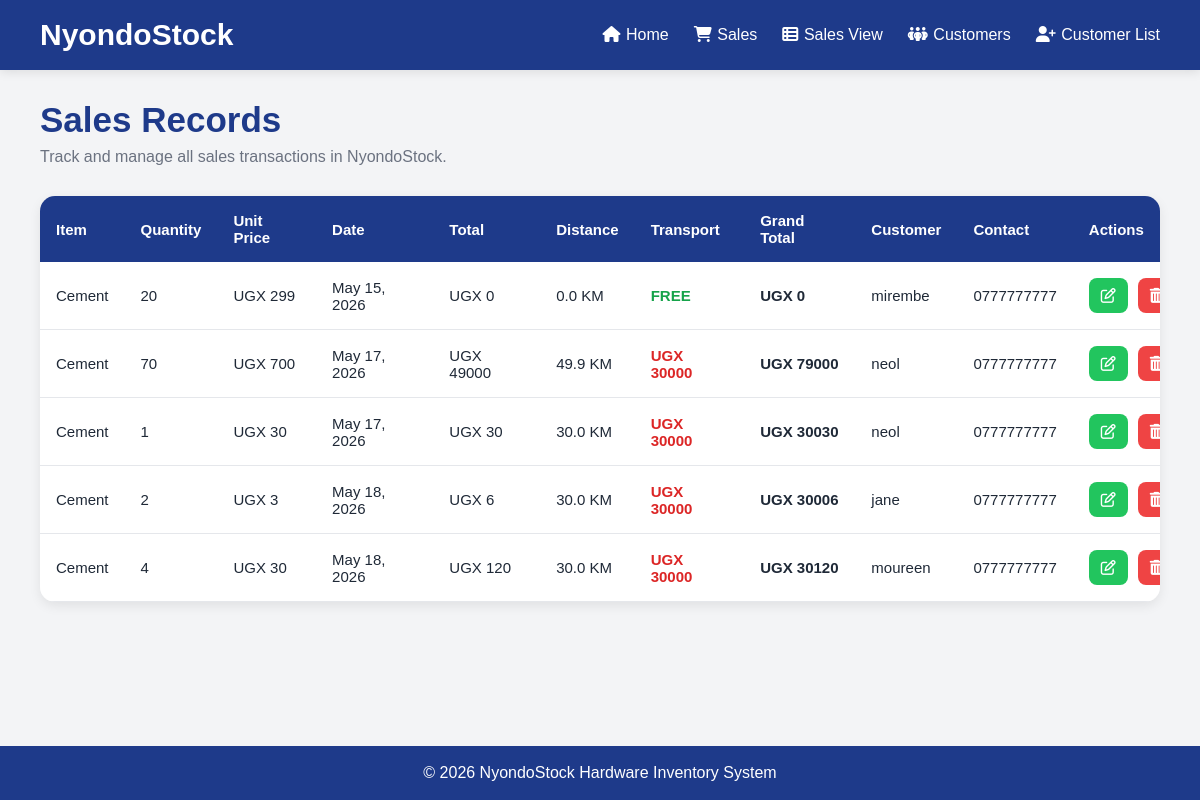
/save/, run on the app's committed database.
### mugeniapp/models.py (models this page shows, shortened)
class Sales(models.Model):
    name = models.ForeignKey(Stock, on_delete=models.CASCADE)
    quantity = models.PositiveIntegerField(default=0)
    unit_price = models.PositiveIntegerField()
    date = models.DateField()
    total_price = models.PositiveIntegerField(default=0)
    customer_name = models.CharField(max_length=100)
    customer_contact = models.CharField(max_length=100)
    distance = models.FloatField(default=0)
    transport_fee = models.PositiveIntegerField(default=0)
    grand_total = models.PositiveIntegerField(default=0)

class Stock(models.Model):
    name = models.CharField(max_length=100)
    category = models.CharField(max_length=100)
    quantity = models.PositiveIntegerField(default=0)
    cost_price = models.PositiveIntegerField(default=0)
    selling_price = models.PositiveIntegerField(default=0)
    date = models.DateField()
    specifications = models.CharField(max_length=100, null=True)
    def __str__(self):
     return self.name

### mugeniapp/views.py (the view)
# urls.py: path('save/', views.save, name='save'),
def save(request):
    sales = Sales.objects.all()
    return render(request, 'save.html', {'sales': sales})

### mugeniapp/templates/save.html (shortened to what this page needs)
<!DOCTYPE html>
<html lang="en">
<head>
</head>
<body>
  <nav>
    <div class="logo">NyondoStock</div>
    <ul>
      <li><a href="{% url 'index' %}"><i class="fa-solid fa-house"></i>Home</a></li>
      <li><a href="{% url 'sales' %}"><i class="fa-solid fa-cart-shopping"></i>Sales</a></li>
      <li><a href="{% url 'save' %}"><i class="fa-solid fa-table-list"></i>Sales View</a></li>
      <li><a href="{% url 'customer' %}"><i class="fa-solid fa-people-group"></i>Customers</a></li>
      <li><a href="{% url 'customer_list' %}"><i class="fa-solid fa-user-plus"></i>Customer List</a></li>
    </ul>
  </nav>
  <div class="page-header">
    <h2>Sales Records</h2>
    <p>Track and manage all sales transactions in NyondoStock.</p>
  </div>
  <div class="table-section">
    <div class="table-container">
      <table>
        <thead>
          <tr>
            <th>Item</th>
            <th>Quantity</th>
            <th>Unit Price</th>
            <th>Date</th>
            <th>Total</th>
            <th>Distance</th>
            <th>Transport</th>
            <th>Grand Total</th>
            <th>Customer</th>
            <th>Contact</th>
            <th>Actions</th>
          </tr>
        </thead>
        <tbody>
          {% for sale in sales %}
          <tr>
            <td>{{ sale.name }}</td>
            <td>{{ sale.quantity }}</td>
            <td>UGX {{ sale.unit_price }}</td>
            <td>{{ sale.date }}</td>
            <td>UGX {{ sale.total_price }}</td>
            <td>{{ sale.distance }} KM</td>
            {% if sale.transport_fee == 0 %}
              <td class="free">FREE</td>
            {% else %}
              <td class="paid">UGX {{ sale.transport_fee }}</td>
            {% endif %}
            <td>
              <strong>UGX {{ sale.grand_total }}</strong>
            </td>
            <td>{{ sale.customer_name }}</td>
            <td>{{ sale.customer_contact }}</td>
            <td>
              <div class="actions">
                <a href="{% url 'edit_sale' sale.id %}" class="btn edit-btn">
                  <i class="fa fa-edit"></i>
                </a>
                <a href="{% url 'delete_sale' sale.id %}" class="btn delete-btn">
                  <i class="fa fa-trash"></i>
                </a>
              </div>
            </td>
          </tr>
          {% endfor %}
        </tbody>
      </table>
    </div>
  </div>
  <footer>
    &copy; 2026 NyondoStock Hardware Inventory System
  </footer>
</body>
</html>

### mugeniapp/templates/save.html (style rules this page uses)
* { margin:0; padding:0; box-sizing:border-box; }
body { font-family: Arial, sans-serif; background:#f3f4f6; color:#1f2937; min-height:100vh; display:flex; flex-direction:column; }
nav { background:#1E3A8A; padding:18px 40px; display:flex; justify-content:space-between; align-items:center; box-shadow:0 2px 10px rgba(0,0,0,0.1); }
.logo { color:white; font-size:30px; font-weight:bold; }
nav ul { display:flex; gap:25px; list-style:none; }
nav ul li a { color:white; text-decoration:none; font-size:16px; transition:0.3s; }
nav ul li a i { margin-right: 0.35rem; }
.page-header { padding:30px 40px 10px; }
.page-header h2 { color:#1E3A8A; font-size:35px; margin-bottom:8px; }
.page-header p { color:#6b7280; font-size:16px; }
.table-section { padding:20px 40px 40px; flex:1; }
.table-container { background:white; border-radius:15px; overflow-x:auto; box-shadow:0 4px 12px rgba(0,0,0,0.08); }
table { width:100%; border-collapse:collapse; min-width:1200px; }
th { background:#1E3A8A; color:white; padding:16px; text-align:left; font-size:15px; }
td { padding:16px; border-bottom:1px solid #e5e7eb; font-size:15px; }
.free { color:#16a34a; font-weight:bold; }
.paid { color:#dc2626; font-weight:bold; }
.actions { display:flex; gap:10px; }
.btn { text-decoration:none; padding:10px 12px; border-radius:8px; transition:0.3s; display:inline-flex; align-items:center; justify-content:center; }
.edit-btn { background:#22c55e; color:white; }
.delete-btn { background:#ef4444; color:white; }
footer { background:#1E3A8A; color:white; text-align:center; padding:18px; margin-top:auto; }

### data on the page
Sales: name "Cement", quantity "20", unit_price "299", date "May 15, 2026", total_price "0", distance "0.0", transport_fee "FREE", grand_total "0", customer_name "mirembe", customer_contact "0777777777"
Sales: name "Cement", quantity "70", unit_price "700", date "May 17, 2026", total_price "49000", distance "49.9", transport_fee "30000", grand_total "79000", customer_name "neol", customer_contact "0777777777"
Sales: name "Cement", quantity "1", unit_price "30", date "May 17, 2026", total_price "30", distance "30.0", transport_fee "30000", grand_total "30030", customer_name "neol", customer_contact "0777777777"
Sales: name "Cement", quantity "2", unit_price "3", date "May 18, 2026", total_price "6", distance "30.0", transport_fee "30000", grand_total "30006", customer_name "jane", customer_contact "0777777777"
Sales: name "Cement", quantity "4", unit_price "30", date "May 18, 2026", total_price "120", distance "30.0", transport_fee "30000", grand_total "30120", customer_name "moureen", customer_contact "0777777777"
